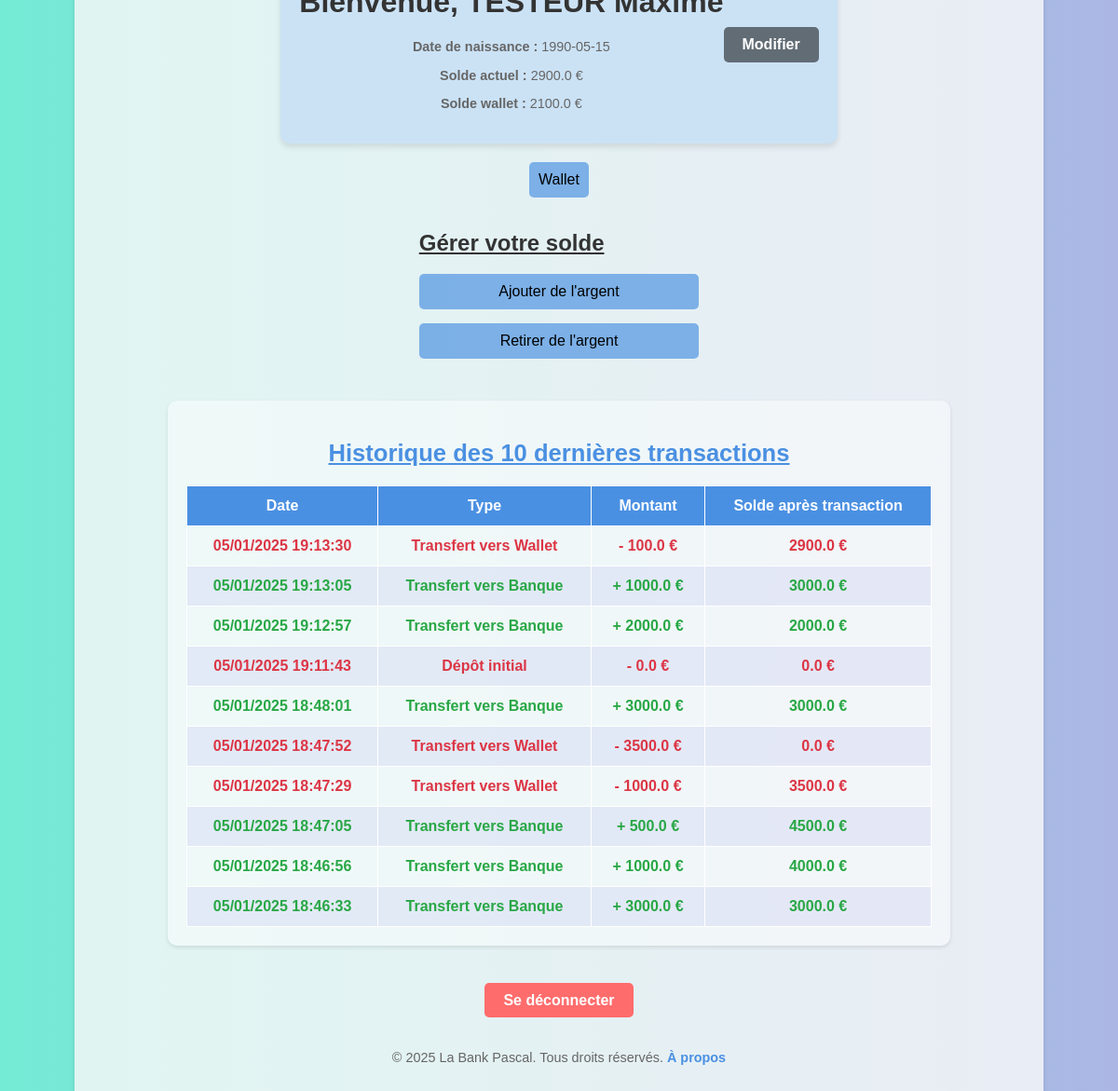
/home/7, run on the app's committed database.
### app.py (models this page shows)
class User(db.Model):
    id = db.Column(db.Integer, primary_key=True)
    name = db.Column(db.String(100), nullable=False)
    surname = db.Column(db.String(100), nullable=False)
    dob = db.Column(db.String(10), nullable=False)
    deposit = db.Column(db.Float, nullable=False)
    password = db.Column(db.String(200), nullable=False)
    transactions = db.relationship('Transaction', backref='user', lazy=True)  # Relation avec les transactions

class Wallet(db.Model):
    id = db.Column(db.Integer, primary_key=True)
    name = db.Column(db.String(100), nullable=False)
    surname = db.Column(db.String(100), nullable=False)
    dob = db.Column(db.String(10), nullable=False)
    amount = db.Column(db.Float, nullable=False, default=0.0)

class Transaction(db.Model):
    id = db.Column(db.Integer, primary_key=True)
    user_id = db.Column(db.Integer, db.ForeignKey('user.id'), nullable=False)
    transaction_type = db.Column(db.String(50), nullable=False)  # "Dépôt" ou "Retrait"
    amount = db.Column(db.Float, nullable=False)
    date = db.Column(db.DateTime, default=datetime.utcnow)
    balance_after = db.Column(db.Float, nullable=False)  # Solde après l'opération

### app.py (the view)
@app.route('/home/<int:user_id>')
def home(user_id):
    user = User.query.get(user_id)
    wallet = Wallet.query.filter_by(name=user.name, surname=user.surname, dob=user.dob).first()
    transactions = Transaction.query.filter_by(user_id=user_id).order_by(Transaction.date.desc()).limit(10).all()
    return render_template('home.html', user=user, wallet=wallet, transactions=transactions)

### templates/home.html (shortened to what this page needs)
<!DOCTYPE html>
<html lang="fr">
<head>
    <link rel="stylesheet" href="{{ url_for('static', filename='style.css') }}">
</head>
<body>
    <div class="container">
        <div class="welcome-box">
            <div class="welcome-header">
                <div>
                    <h1>Bienvenue, {{ user.name }} {{ user.surname }}</h1>
                    <p><strong>Date de naissance :</strong> {{ user.dob }}</p>
                    <p><strong>Solde actuel :</strong> <span id="user-deposit" data-deposit="{{ user.deposit }}">{{ user.deposit }}</span> €</p>
                    <p><strong>Solde wallet :</strong> <span id="wallet-amount" data-amount="{{ wallet.amount }}">{{ wallet.amount }} €</span>
                </div>
                <a href="/settings/{{ user.id }}" class="btn btn-settings">Modifier</a>
            </div>
        </div>
        <div class="wallet-button-container">
            <button onclick="toggleWalletDetails()" class="btn btn-wallet">Wallet</button>
        </div>
        <div class="transaction-form">
            <h2><u>Gérer votre solde</u></h2>
            <button onclick="showTransactionForm('add')" class="btn btn-add">Ajouter de l'argent</button>
            <button onclick="showTransactionForm('subtract')" class="btn btn-subtract">Retirer de l'argent</button>
        </div>
        <div class="transaction-history">
            <h2><u>Historique des 10 dernières transactions</u></h2>
            <table class="history-table">
                <thead>
                    <tr>
                        <th>Date</th>
                        <th>Type</th>
                        <th>Montant</th>
                        <th>Solde après transaction</th>
                    </tr>
                </thead>
                <tbody>
                    {% for transaction in transactions %}
                    <tr class="{{ 'transaction-bank' if transaction.transaction_type == 'Transfert vers Banque' else 'transaction-wallet' }}">
                        <td>{{ transaction.date.strftime('%d/%m/%Y %H:%M:%S') }}</td>
                        <td>{{ transaction.transaction_type }}</td>
                        <td>
                            {{ '+' if transaction.transaction_type == 'Transfert vers Banque' else '-' }}
                            {{ transaction.amount }} €
                        </td>
                        <td>{{ transaction.balance_after }} €</td>
                    </tr>
                    {% endfor %}
                </tbody>
            </table>
        </div>
        <div class="logout-box">
            <a href="/logout" class="btn btn-logout">Se déconnecter</a>
        </div>
        <footer class="footer">
            <p>&copy; 2025 La Bank Pascal. Tous droits réservés.
                <a href="#" onclick="showAboutPopup()">À propos</a>
            </p>
        </footer>
    </div>
</body>
</html>

### static/style.css (style rules this page uses)
body { font-family: Arial, sans-serif; background: linear-gradient(to right, #74ebd5, #acb6e5); color: #333; display: flex; justify-content: center; align-items: center; height: 100vh; margin: 0; padding: 0; }
.container { width: 100%; height: auto; max-width: 1000px; padding: 20px; font-family: Arial, sans-serif; background-color: #f9f9f9ce; border-radius: 0px; box-shadow: 0 4px 6px rgba(0, 0, 0, 0.1); display: flex; flex-direction: column; align-items: center; margin-top: 300px; }
.welcome-box { background-color: #cbe2f5; border-radius: 10px; box-shadow: 0 4px 6px rgba(0, 0, 0, 0.1); padding: 20px; margin-bottom: 20px; display: flex; flex-direction: column; }
.welcome-header { display: flex; justify-content: space-between; align-items: center; }
.btn-settings { background-color: #00000085; color: #fff; padding: 10px 20px; text-decoration: none; border-radius: 5px; transition: background-color 0.3s ease; }
.transaction-history { padding: 20px; background-color: #ffffff6c; border-radius: 10px; margin-top: 30px; margin-bottom: 20px; box-shadow: 0 2px 4px rgba(0, 0, 0, 0.1); width: 80%; margin-left: auto; margin-right: auto; text-align: center; }
.transaction-history h2 { font-size: 1.6em; margin-bottom: 20px; color: #4a90e2; }
.history-table { width: 100%; border-collapse: collapse; margin-top: 20px; }
.history-table th, .history-table td { padding: 12px 15px; text-align: center; border: 1px solid #ffffff; font-size: 1em; }
.history-table th { background-color: #4a90e2; color: white; font-weight: bold; }
.history-table tr:nth-child(even) { background-color: #adb3e936; }
.history-table td { color: #333; }
.logout-box { text-align: center; }
.btn-logout { background-color: #ff6c6c; color: #fff; padding: 10px 20px; text-decoration: none; border-radius: 5px; transition: 0.3s; }
input, button { padding: 10px; margin-bottom: 15px; border: 1px solid #ddd; border-radius: 5px; font-size: 1em; width: 100%; box-sizing: border-box; }
button { background-color: #4a91e2ab; color: #000000; border: none; cursor: pointer; transition: background-color 0.3s ease; }
p { text-align: center; font-size: 0.9em; color: #666; }
a { color: #4a90e2; text-decoration: none; font-weight: bold; }
.transaction-bank td { color: #28a745; font-weight: bold; }
.transaction-wallet td { color: #dc3545; font-weight: bold; }

### data on the page
User: dob "1990-05-15", deposit "2900.0"
Wallet: amount "2100.0"
Transaction: transaction_type "-"
Transaction: transaction_type "+"
Transaction: transaction_type "+"
Transaction: transaction_type "-"
Transaction: transaction_type "+"
Transaction: transaction_type "-"
Transaction: transaction_type "-"
Transaction: transaction_type "+"
Transaction: transaction_type "+"
Transaction: transaction_type "+"
